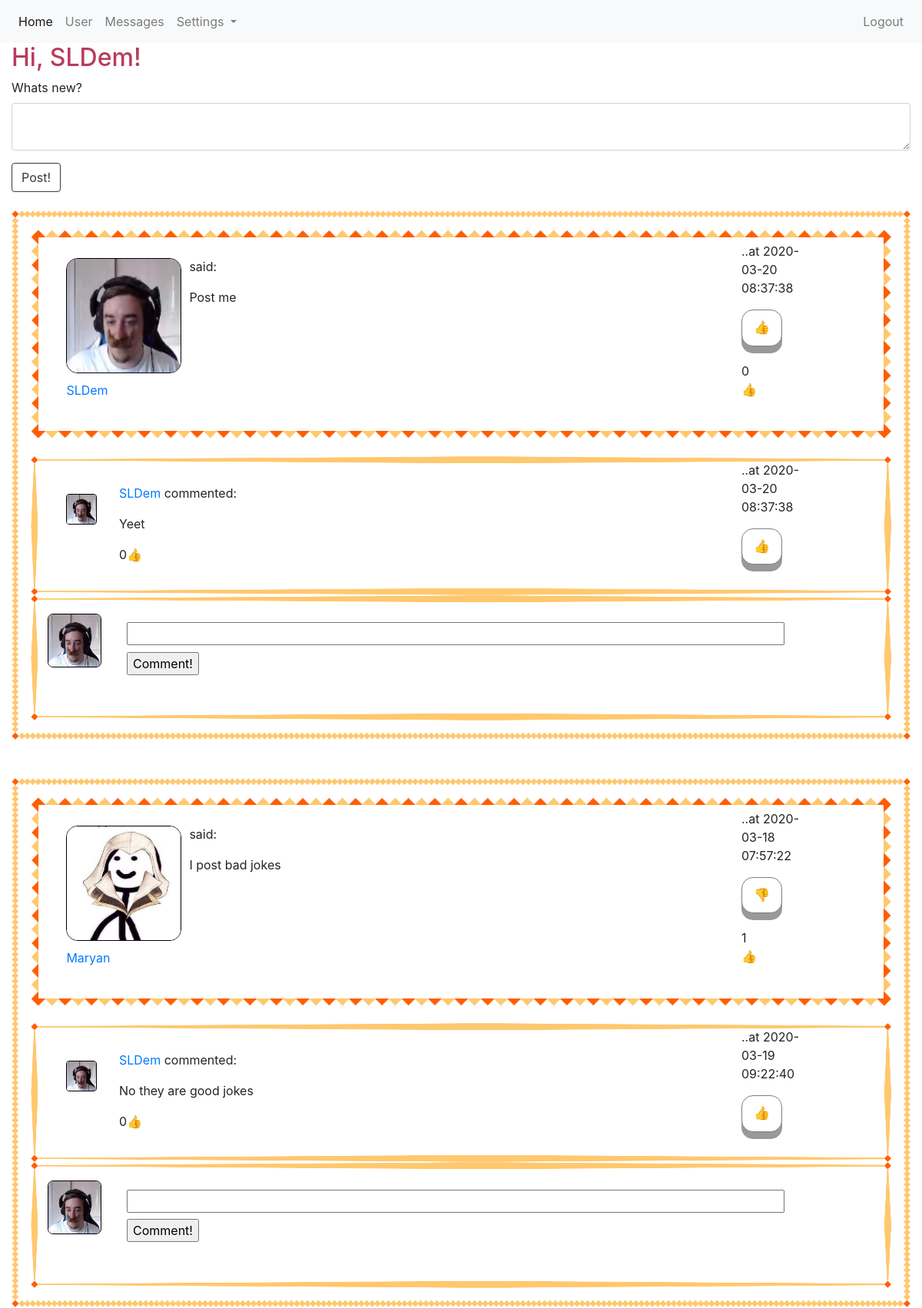
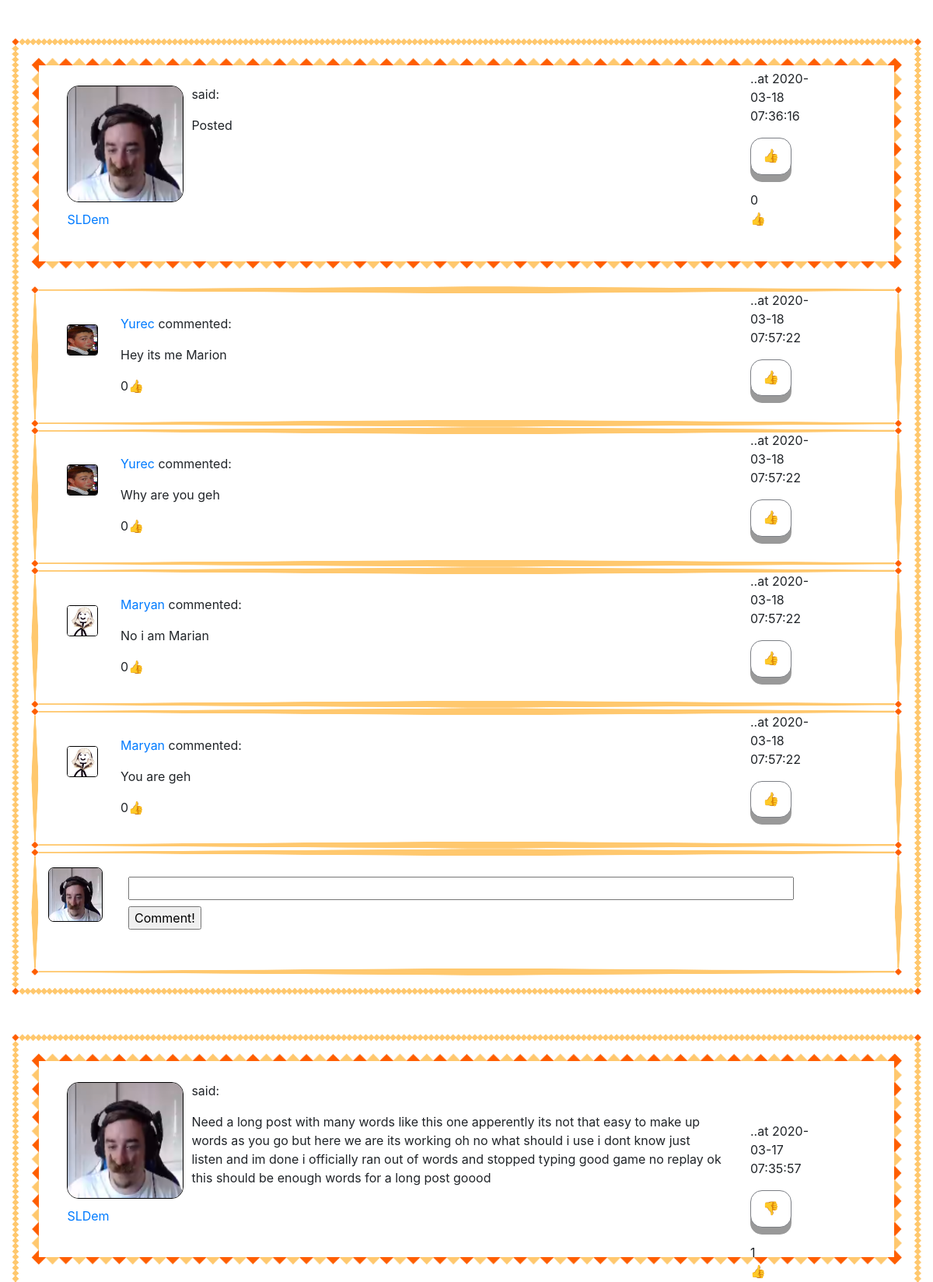
Screenshot of /home (signed in, upper part) with the database file from the repository (2 pictures, top to bottom).
### app/models.py (models this page shows, shortened)
class User(UserMixin, db.Model):
    id = db.Column(db.Integer, primary_key=True)
    username = db.Column(db.String(64), index=True, unique=True)
    email = db.Column(db.String(124), index=True, unique=True)
    password_hash = db.Column(db.String(128))
    about_me = db.Column(db.String(1024))
    last_seen = db.Column(db.DateTime, default=datetime.utcnow())
    avatar_set = db.Column(db.Boolean, default=False)
    posts = db.relationship("Post", backref='author', lazy='dynamic')
    comments = db.relationship("Comment", backref='commenter', lazy='dynamic')
    followed = db.relationship(
        'User', secondary=followers,
        primaryjoin=(followers.c.follower_id == id),
        secondaryjoin=(followers.c.followed_id == id),
        backref=db.backref('followers', lazy='dynamic'), lazy='dynamic')
    liked = db.relationship(
        'PostLike',
        foreign_keys='PostLike.user_id',
        backref='user', lazy='dynamic')
    comment_liked = db.relationship(
        'CommentLike',
        foreign_keys='CommentLike.user_id',
        backref='user', lazy='dynamic')
    messages_sent = db.relationship(
        'Message',
        foreign_keys='Message.sender_id',
        backref='author', lazy='dynamic')
    messages_received = db.relationship(
        'Message',
        foreign_keys='Message.recipient_id',
        backref='recipient', lazy='dynamic')
    def liked_post(self, post):
        return PostLike.query.filter(PostLike.user_id == self.id,
                                     PostLike.post_id == post.id).count() > 0
    def liked_comment(self, comment):
        return CommentLike.query.filter(CommentLike.user_id == self.id,
                                        CommentLike.comment_id == comment.id).count() > 0

class Post(db.Model):
    id = db.Column(db.Integer, primary_key=True)
    body = db.Column(db.String(140))
    timestamp = db.Column(db.DateTime, index=True, default=datetime.utcnow())
    user_id = db.Column(db.Integer, db.ForeignKey('user.id'))
    likes = db.relationship('PostLike', backref='post', lazy='dynamic')
    comments = db.relationship('Comment', backref='comment', lazy='dynamic')

class Comment(db.Model):
    id = db.Column(db.Integer, primary_key=True)
    body = db.Column(db.String(1028))
    timestamp = db.Column(db.DateTime(), default=datetime.utcnow(), index=True)
    post_id = db.Column(db.Integer, db.ForeignKey('post.id'))
    user_id = db.Column(db.Integer, db.ForeignKey('user.id'))
    comment_likes = db.relationship('CommentLike', backref='comment', lazy='dynamic')

### app/routes.py (the view)
@login_required
@app.route('/', methods=['POST', 'GET'])
@app.route('/home', methods=['POST', 'GET'])
def home():
    if current_user.is_authenticated:
        form = PostForm()
        if form.validate_on_submit():
            post = Post(body=form.post.data, author=current_user)
            db.session.add(post)
            db.session.commit()
            flash('Your post has been posted!')
            return redirect(url_for('home', post_id=post.id))
        page = request.args.get('page', 1, type=int)
        posts = Post.query.order_by(Post.timestamp.desc()).paginate(
            page, 5, False)
        next_url = url_for('home', page=posts.next_num if posts.has_next else None)
        prev_url = url_for('home', page=posts.prev_num if posts.has_prev else None)
        comments = Comment.query.all()
        return render_template('home.html', title='Home', form=form, user=user, username=current_user.username,
                               posts=posts.items, comments=comments, next_url=next_url, prev_url=prev_url)
    return redirect(url_for('login'))

### app/forms.py
class PostForm(FlaskForm):
    post = TextAreaField("Whats new?", validators=[DataRequired(), Length(min=1, max=1028)])
    submit = SubmitField('Post!')

### app/models.py (called while the page is built)
@login.user_loader
def load_user(id):
    return User.query.get(int(id))

### app/routes.py (called while the page is built)
@app.before_request
def before_request():
    if current_user.is_authenticated:
        current_user.last_seen = datetime.utcnow()
        db.session.commit()

### app/templates/home.html (shortened to what this page needs)
{% extends "base.html" %}
{% import "bootstrap/wtf.html" as wtf %}
{% block app_content %}
    <h2 style="color: #b83b5e;">Hi, {{current_user.username}}!</h2>
    {% if form %}
        {{ wtf.quick_form(form, button_map={'submit':'btn btn-outline-dark'}) }}
    {% endif %}
    <br>
    {% for post in posts %}
        {% include "_post.html" %}
    {% endfor %}
{% endblock %}

### app/templates/_post.html (shortened to what this page needs)
<div class="post_with_background" style="margin-bottom: 50px;">
    <div class="post">
        <div id="container_post">
            <div id="left_post">
                <div style="position: absolute">
                    <a href="{{ url_for('user', username=post.author.username) }}">
                        {% if post.author.avatar_set %}
                            <img style="border: 1px solid #000; border-radius: 10%;" height="150px" width="150px" src="{{ url_for('static', filename=post.author.username + '.jpg') }}">
                        {% else %}
                            <img style="border-style: solid; border-radius: 10%; border-color: black; border-width: 1px; background-color: white;" src="{{ avatars.robohash(post.author.username, size='150') }}" />
                        {% endif %}
                    </a>
                </div>
                <div style="position: relative; margin-top: 160px;">
                    <a href="{{ url_for('user', username=post.author.username) }}">
                        {{ post.author.username }}
                    </a>
                </div>
            </div>
            <div id="center_post">
                <p>said: </p>
                <p id="post{{ post.id }}">{{ post.body }}</p>
            </div>
            <div id="right_post">
                <p>..at {{post.timestamp.replace(microsecond=0)}}</p>
                {% if current_user.liked_post(post) %}
                    <a href="{{ url_for('like_action', post_id=post.id, action='dislike') }}"><div class="button">&#128078</div></a>
                {% else %}
                    <a href="{{ url_for('like_action', post_id=post.id, action='like') }}"><div class="button">&#128077</div></a>
                {% endif %}
                <p style="width: 11%; margin-top: 20px;">{{ post.likes.count() }}&#128077</p>
            </div>
        </div>
    </div>
    {% for comment in comments %}
        {% if comment in post.comments %}
            {% include "_comment.html" %}
        {% endif %}
    {% endfor %}
    <div id="container_post_comment">
        <div id="left_post_comment">
            {% if current_user.avatar_set %}
                <img class="avatar" height="70px" width="70px" src="{{ url_for('static', filename=current_user.username + '.jpg') }}">
            {% else %}
                <img class="roboavatar" src="{{ avatars.robohash(current_user.username, size='70') }}" />
            {% endif %}
        </div>
        <div class="comment_with_background">
            <div id="right_post_comment">
                <form action="{{ url_for('comment', post_id=post.id) }}" method="post" style="margin-bottom: 4%;">
                <input style="width: 100%; margin-bottom: 1%;" type=text name=comment>
                <input type=submit value=Comment!>
                </form>
            </div>
        </div>
    </div>
</div>

### app/templates/_comment.html
<div class="comment_with_background">
    <div id="container-comment">
        <div id="left_comment">
            <a href="{{ url_for('user', username=comment.commenter.username) }}">
                {% if comment.commenter.avatar_set %}
                    <img class="avatar" height="40px" width="40px" src="{{ url_for('static', filename=comment.commenter.username + '.jpg') }}">
                {% else %}
                    <img class="roboavatar" src="{{ avatars.robohash(comment.commenter.username, size='40') }}" />
                {% endif %}
            </a>
        </div>
        <div id="center_comment">
            <p><a href="{{ url_for('user', username=comment.commenter.username) }}">
                {{ comment.commenter.username }}
            </a>commented: </p>
            <p>{{ comment.body }}</p>
            <p>{{ comment.comment_likes.count() }}&#128077</p>
        </div>
        <div id="right_comment">
            <p>..at {{comment.timestamp.replace(microsecond=0)}}</p>
            {% if current_user.liked_comment(comment) %}
                <a href="{{ url_for('comment_like_action', comment_id=comment.id, action='dislike') }}"><div class="button">&#128078</div></a>
            {% else %}
                <a href="{{ url_for('comment_like_action', comment_id=comment.id, action='like') }}"><div class="button">&#128077</div></a>
            {% endif %}
        </div>
    </div>
</div>

### app/templates/base.html (style rules this page uses)
#container_post { width:100%; height: 190px; margin-bottom: 2%; }
#left_post { float: left; width: 160px; margin-left: 2%; margin-top: 0.1%; }
#center_post { margin: 0 auto; width: 80%; margin-top: 1%; margin-left: 1%; }
#right_post { float: right; width: 100px; margin-right: 70px; margin-top: -100px; }
#left_comment { float: left; width: 30px; margin-left: 2%; margin-top: 22px; }
#center_comment { margin: 0 auto; width: 70%; margin-top: 1%; margin-left: 90px; }
#right_comment { float: right; width: 100px; margin-right: 70px; margin-top: -150px; }
#container_post_comment { width:100%; }
#left_post_comment { float: left; width: 20px; margin-left: 2%; margin-top: 2.7%; }
#right_post_comment { margin: 0 auto; width: 80%; margin-top: 1%; margin-left: 100px; margin-right: 50px; }
.avatar { margin-top: -30%; border: 1px solid #000; border-radius: 10%; }
.post { border: 10px solid transparent; padding: 15px; border-image: url('/static/border6.png') 15 round; margin-bottom: 2%; }
.post_with_background { border: 10px solid transparent; padding: 15px; border-image: url('/static/border6.png') 30 round; }
.comment_with_background { border: 10px solid transparent; padding: 15px; border-image: url('/static/border6.png') 30 stretch; }
.button { outline: none !important; display: inline-block; padding: 10px 15px; font-size: 17px; cursor: pointer; text-align: center; text-decoration: none; outline: none; color: black !important; background-color: white; border: solid; border-color: #7B7E84; border-width: 1px; border-radius: 15px; box-shadow: 0 9px #999; }

### rows the page displays
User: username "SLDem"
Post: username (picture), author.username "SLDem", body "Post me", timestamp.replace "2020-03-20 08:37:38", likes.count "0"
Comment: username (picture), commenter.username "SLDem", body "Yeet", comment_likes.count "0", timestamp.replace "2020-03-20 08:37:38"
Post: username (picture), author.username "Maryan", body "I post bad jokes", timestamp.replace "2020-03-18 07:57:22", likes.count "1"
Comment: username (picture), commenter.username "SLDem", body "No they are good jokes", comment_likes.count "0", timestamp.replace "2020-03-19 09:22:40"
Post: username (picture), author.username "SLDem", body "Posted", timestamp.replace "2020-03-18 07:36:16", likes.count "0"
Comment: username (picture), commenter.username "Yurec", body "Hey its me Marion", comment_likes.count "0", timestamp.replace "2020-03-18 07:57:22"
Comment: username (picture), commenter.username "Yurec", body "Why are you geh", comment_likes.count "0", timestamp.replace "2020-03-18 07:57:22"
Comment: username (picture), commenter.username "Maryan", body "No i am Marian", comment_likes.count "0", timestamp.replace "2020-03-18 07:57:22"
Comment: username (picture), commenter.username "Maryan", body "You are geh", comment_likes.count "0", timestamp.replace "2020-03-18 07:57:22"
Post: username (picture), author.username "SLDem", body "Need a long post with many words like this one apperently its not that easy to make up words as you go but here we are its working oh no what should i use i dont know just listen and im done i officially ran out of words and stopped typing good game no replay ok this should be enough words for a long post goood", timestamp.replace "2020-03-17 07:35:57", likes.count "1"
